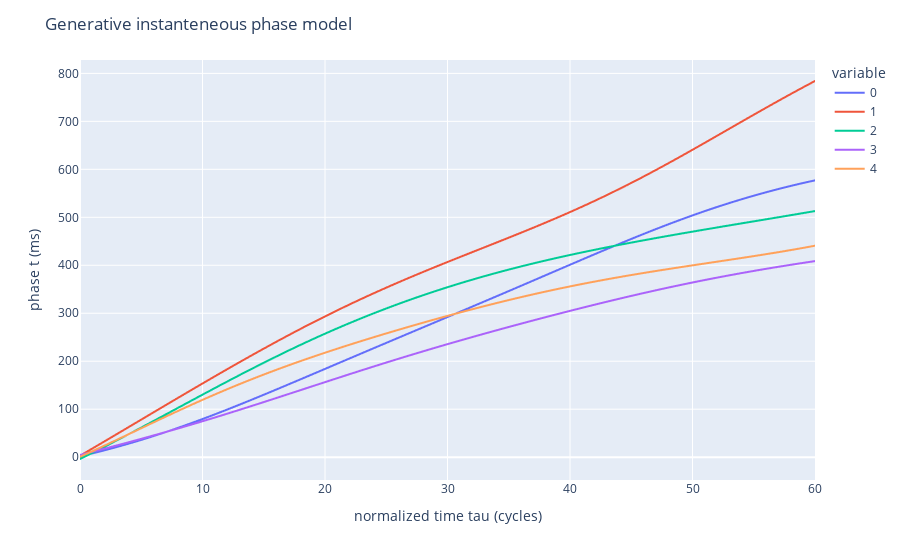

Notebook code for this chart:
### Code cell
# Show phase tracks t(tau)

master_key, subkey = jax.random.split(master_key)

t0 = jax.random.normal(subkey, shape=(5)) * 3

t = t0 + jnp.cumsum(T, axis=0) * dtau

px.line(t).update_traces(x=tau_test).update_layout(
    xaxis_title="normalized time tau (cycles)",
    yaxis_title="phase t (ms)",
    title="Generative instanteneous phase model",
).show()

### Figure 1 — Plotly figure (JSON) as saved in the notebook; plotly's stock layout.template omitted (floating-point values rounded to 4 significant figures; data arrays with more than 128 entries replaced by an {"elided": "..."} marker saying what was removed)
{"data": [{"hovertemplate": "variable=0<br>index=%{x}<br>value=%{y}<extra></extra>", "legendgroup": "0", "line": {"color": "#636efa", "dash": "solid"}, "marker": {"symbol": "circle"}, "mode": "lines", "name": "0", "showlegend": true, "type": "scattergl", "x": {"elided": "1000 float values"}, "xaxis": "x", "y": {"elided": "1000 float values"}, "yaxis": "y"}, {"hovertemplate": "variable=1<br>index=%{x}<br>value=%{y}<extra></extra>", "legendgroup": "1", "line": {"color": "#EF553B", "dash": "solid"}, "marker": {"symbol": "circle"}, "mode": "lines", "name": "1", "showlegend": true, "type": "scattergl", "x": {"elided": "1000 float values"}, "xaxis": "x", "y": {"elided": "1000 float values"}, "yaxis": "y"}, {"hovertemplate": "variable=2<br>index=%{x}<br>value=%{y}<extra></extra>", "legendgroup": "2", "line": {"color": "#00cc96", "dash": "solid"}, "marker": {"symbol": "circle"}, "mode": "lines", "name": "2", "showlegend": true, "type": "scattergl", "x": {"elided": "1000 float values"}, "xaxis": "x", "y": {"elided": "1000 float values"}, "yaxis": "y"}, {"hovertemplate": "variable=3<br>index=%{x}<br>value=%{y}<extra></extra>", "legendgroup": "3", "line": {"color": "#ab63fa", "dash": "solid"}, "marker": {"symbol": "circle"}, "mode": "lines", "name": "3", "showlegend": true, "type": "scattergl", "x": {"elided": "1000 float values"}, "xaxis": "x", "y": {"elided": "1000 float values"}, "yaxis": "y"}, {"hovertemplate": "variable=4<br>index=%{x}<br>value=%{y}<extra></extra>", "legendgroup": "4", "line": {"color": "#FFA15A", "dash": "solid"}, "marker": {"symbol": "circle"}, "mode": "lines", "name": "4", "showlegend": true, "type": "scattergl", "x": {"elided": "1000 float values"}, "xaxis": "x", "y": {"elided": "1000 float values"}, "yaxis": "y"}], "layout": {"legend": {"title": {"text": "variable"}, "tracegroupgap": 0}, "margin": {"t": 60}, "title": {"text": "Generative instanteneous phase model"}, "xaxis": {"anchor": "y", "domain": [0, 1], "title": {"text": "normalized time tau (cycles)"}}, "yaxis": {"anchor": "x", "domain": [0, 1], "title": {"text": "phase t (ms)"}}}}
